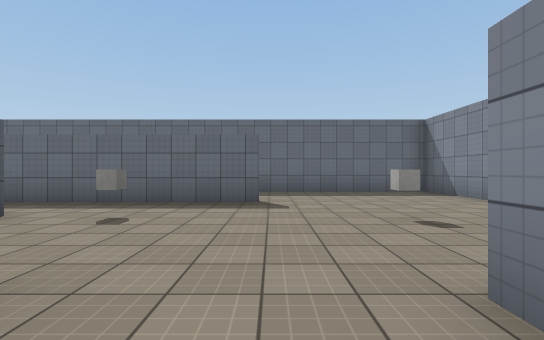
[1] (above)

14 first-person views from a walk through a Unity game level. The camera is 1.3 m above the floor, looks level and sees 85° across. The floor is counted in squares, 2.18 m on a side. Each view is taken from the middle of a square. On the plan, view 1 faces up. The plan holds only what a view shows up to about 9 squares ahead; the rest is blank. The player is left out. Surface patterns are stand-ins for the level's own textures.

[2]
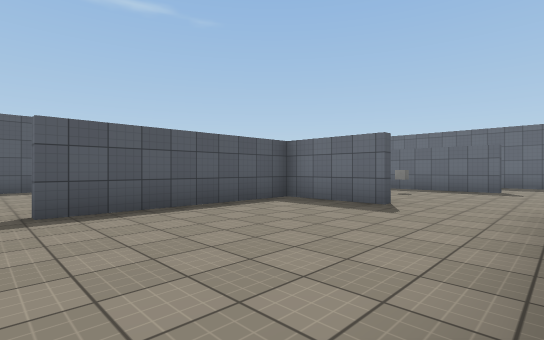

[3]
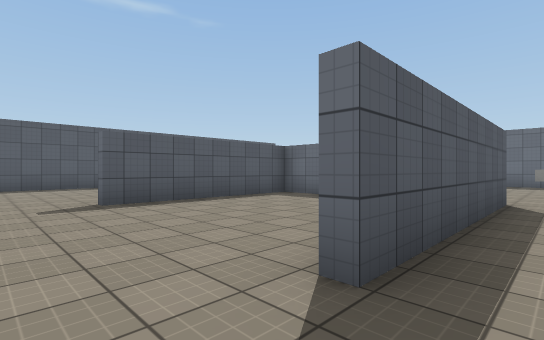

[4]
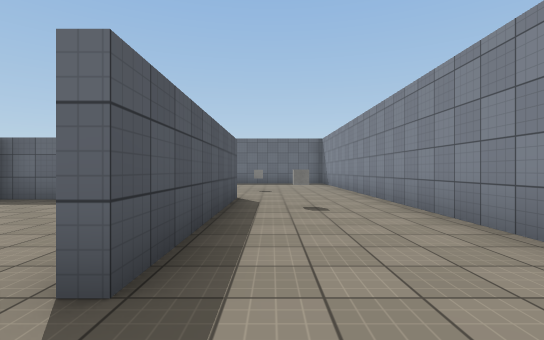

[5]
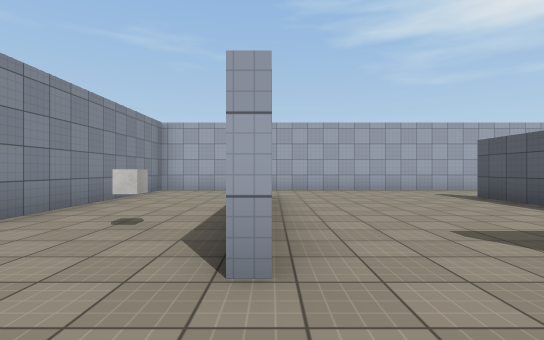

[6]
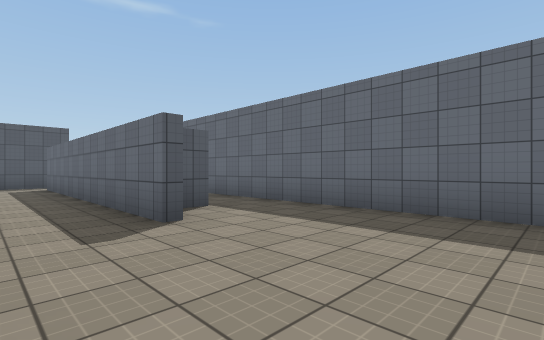

[7]
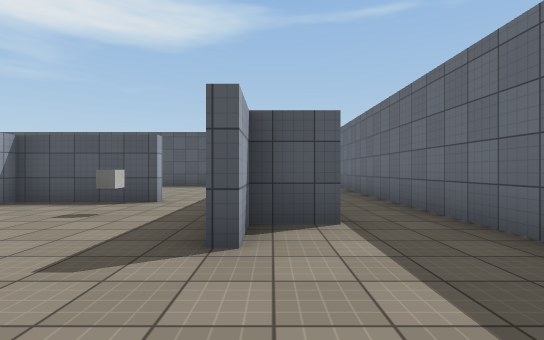

[8]
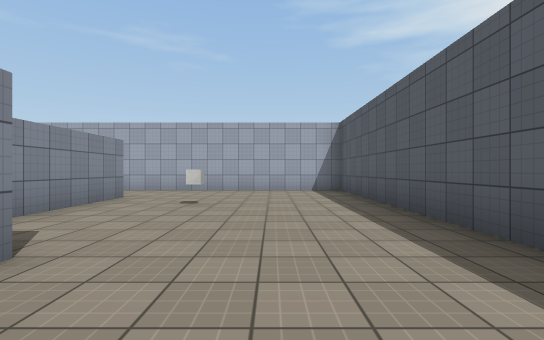

[9]
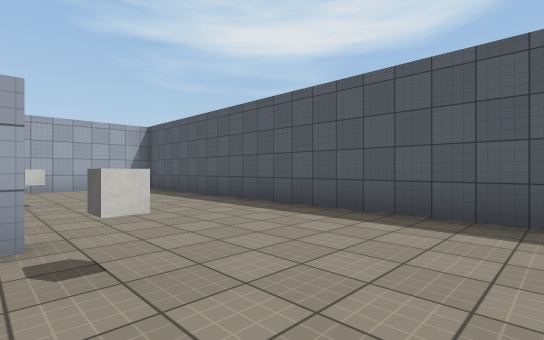

[10]
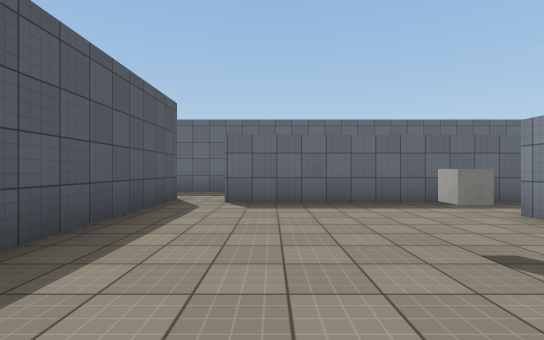

[11]
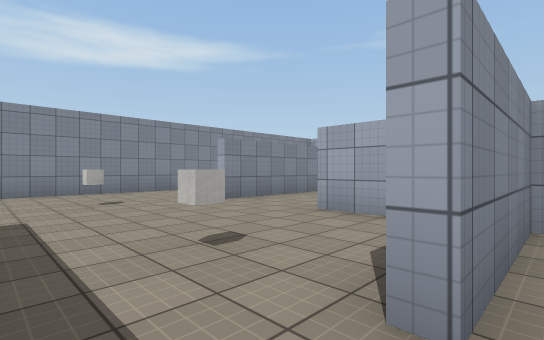

[12]
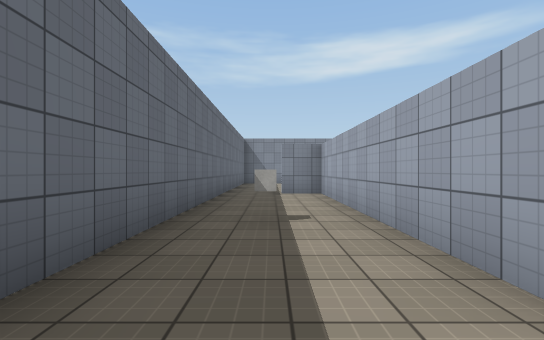

[13]
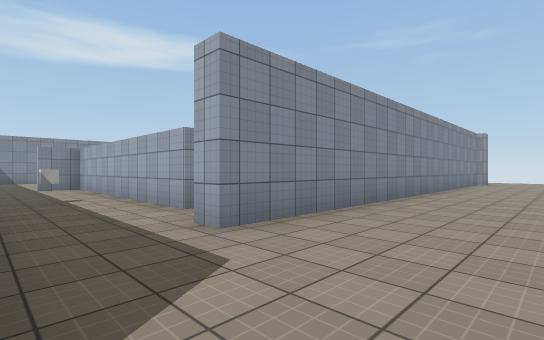

[14]
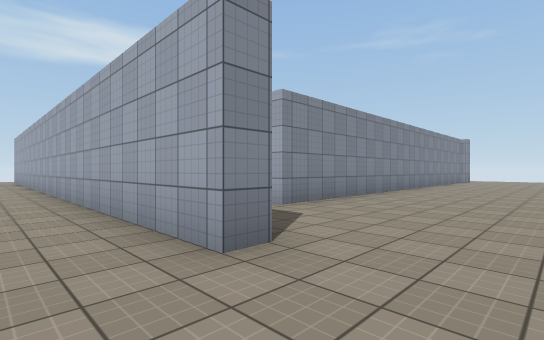

### Floor plan
Ten units are one square. View 1 is at (0, 0); x grows to the right and y downward. Boxes are objects, and circles mark ways between rooms. Rooms are numbered by the first view taken in them; rooms with no view inside come last. Other rooms are left out.
<svg viewBox="-118 -92 166 154">
<path fill="none" stroke="#000" d="M10 19 10 -14M-12 -10 -35 -10 -35 35M-46 57 16 57M13 -14 13 37M-2 -55 -24 -55M-12 -68 -12 -57 -2 -57M-35 -40 -35 -12 -12 -12M16 57 43 57 43 -83 -86 -83M-79 -57 -15 -57 -15 -68M-52 -12 -38 -12 -38 -39M-38 35 -38 6M-24 -55 -79 -55M-90 -62 -90 57 -46 57M-113 -82 -113 -87 -16 -87M-86 -83 -98 -83M-95 22 -95 -62 -90 -62"/>
<rect x="-25" y="-45" width="10" height="10" fill="#bbb"><title>other object</title></rect>
<rect x="15" y="-45" width="10" height="10" fill="#bbb"><title>other object</title></rect>
<rect x="25" y="-5" width="10" height="10" fill="#bbb"><title>other object</title></rect>
<rect x="-65" y="15" width="10" height="10" fill="#bbb"><title>other object</title></rect>
<rect x="-65" y="-25" width="10" height="10" fill="#bbb"><title>other object</title></rect>
<circle cx="-5" cy="-10" r="3" fill="#2a7"/>
<circle cx="10" cy="45" r="3" fill="#2a7"/>
<circle cx="-40" cy="45" r="3" fill="#2a7"/>
<circle cx="-35" cy="-45" r="3" fill="#2a7"/>
<circle cx="-80" cy="-60" r="3" fill="#2a7"/>
<circle cx="-90" cy="-70" r="3" fill="#2a7"/>
<text x="-10" y="30">1</text>
<text x="10" y="-30">2</text>
<text x="-60" y="-10">3</text>
<text x="-100" y="-50">4</text>
</svg>
Room 1 opens to room 2. Room 1 opens to room 3. Room 2 opens to room 3. Room 2 opens to room 4.

Where each view was taken, in squares from view 1:
view 1: 0 up, 0 right, facing up
view 2: 4 down, 1 right, facing up-left
view 3: 5 down, 2 right, facing up-left
view 4: 5 down, 2 right, facing up
view 5: 3 up, 1 right, facing down
view 6: 4 up, 3 right, facing up-left
view 7: 6 up, 2 right, facing left
view 8: 3 up, 7 left, facing down
view 9: 4 up, 5 left, facing down-left
view 10: 0 up, 7 left, facing up
view 11: 5 up, 4 left, facing down-right
view 12: 7 up, 9 left, facing right
view 13: 8 up, 12 left, facing down-right
view 14: 10 up, 13 left, facing down-right
